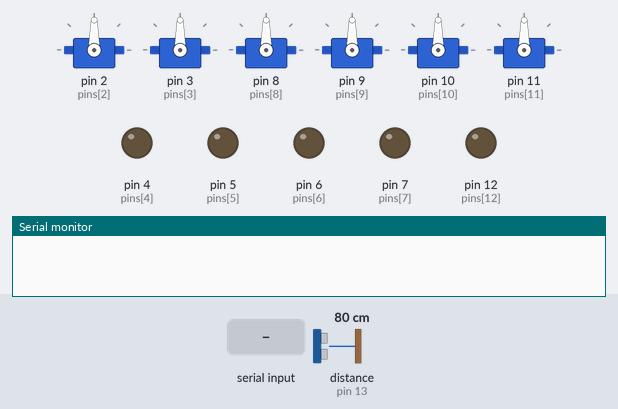
Bench run of a sketch on a simulated Arduino Uno, built with avr-gcc and run on an emulated ATmega328P. Shown: 6 × servo, output pins drawn as LEDs (lit = HIGH), the last lines printed to the serial monitor. The test bench sets the inputs (shaded band); at power-on: distance to the obstacle (sensor on pin 13) 80 cm. The echo pulse lasts 58.3 µs per cm.

Above: at 1.2 s.
1.3 s: byte 65 (65) received over Serial
At 3.8 s:
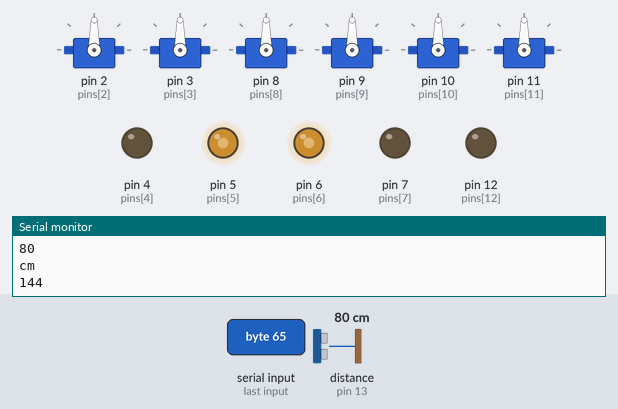
4.3 s: distance to the obstacle (sensor on pin 13) set to 2 cm
At 5.32 s:
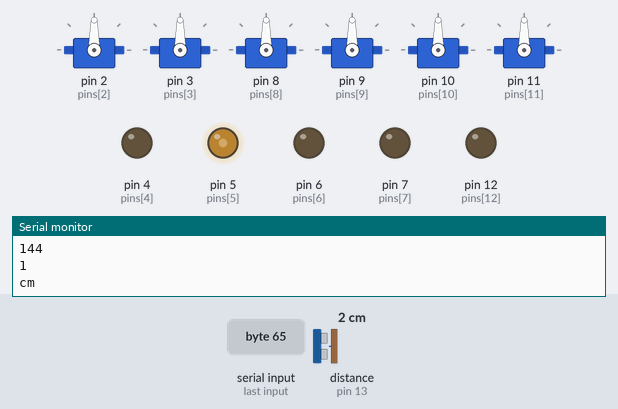
7.3 s: "M1\n" received over Serial
At 10.11 s:
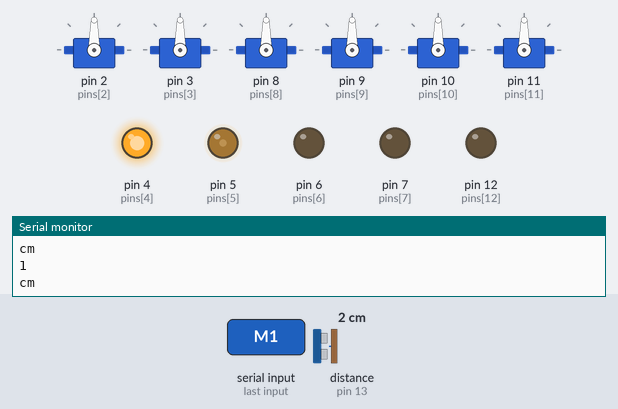
10.3 s: byte 10 (10) received over Serial
At 11.4 s:
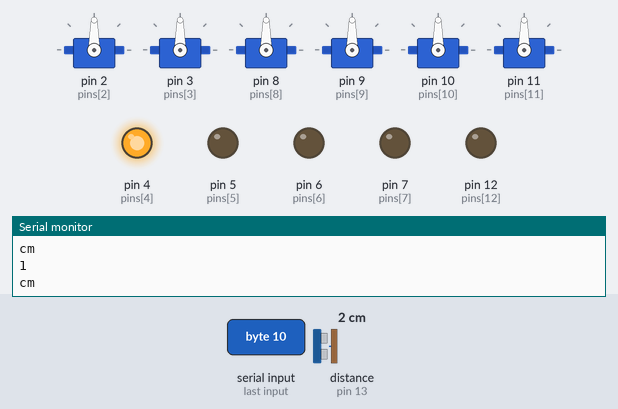
11.8 s: byte 97 (97) received over Serial
At 12.8 s:
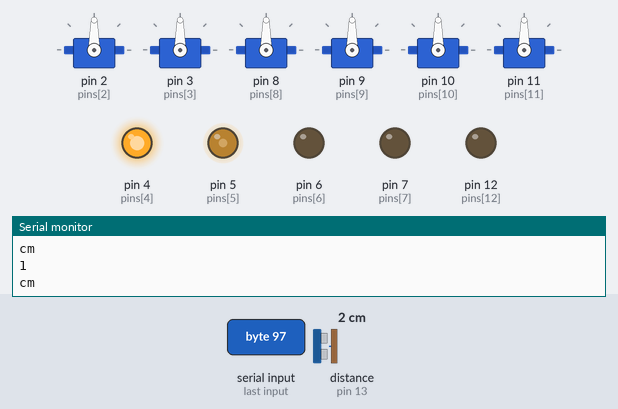
Timing chart, 0 to 15.8 s (numbered marks = the images above; inputs shaded):
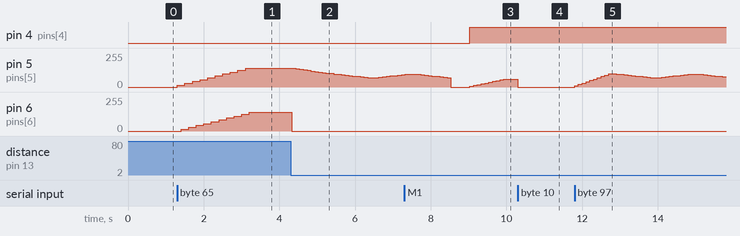

The sketch:

AbotP1.ino
```cpp
#include <Servo.h>
//#include <Utils.h>
//Utils utils;

// Auteurs du Programme : Groupe robotique avancee-CREPP
//- Tous droits réservés //  2017/2018

//  This program is free software: you can redistribute it and/or modify
//  it under the terms of the GNU General Public License as published by
//  the Free Software Foundation, either version 3 of the License,
//  or any later version.
//  This program is distributed in the hope that it will be useful,
//  but WITHOUT ANY WARRANTY; without even the implied warranty of
//  MERCHANTABILITY or FITNESS FOR A PARTICULAR PURPOSE.  See the
//  GNU General Public License for more details.
//  You should have received a copy of the GNU General Public License
//  along with this program.  If not, see <http://www.gnu.org/licenses/>.


//Ce programme est developpe pour le controle du Raspibot
//construit dans le cadre du groupe robotique avancee du CREPP

//Nous avons pris le parti de le concevoir sous forme de modules
//Ceci permet à chaque membre de construire son propre module
//Ces modules seront facilement integrables et interchangeables
//Dans le cadre de ce projet et eventuellement pour d'autres utilisations.

//En ce qui concerne le raspibot,cette conception impose un certain nombre
//de conventions partagees par les participants au projet
//pour faciliter l'interoperabilite
//voici ces conventions à respecter pour la creation de module :

//CONVENTION MOTEURS:
//Pour le reperage des moteurs gauche (1) et droit (2),on se place
//"en position de conducteur",l'arriere du robot etant au plus proche de soi.

//CONVENTION DE ROTATION :
//Pour les MOTEURS : "0" represente la marche avant, "1" la marche arriere
//dans les commandes du code

//Pour les SERVOMOTEURS :arbre devant soi,en haut du servomoteur :
//valeur minimale (millisecondes ou degres) : rotation en bout de course vers la gauche.
//valeur maximale (millisecondes ou degres) : rotation en bout de course vers la droite


//CONVENTION DE BROCHAGE ARDUINO:
//Broche  Fonction
//  0     Reserve televersement/communication
//  1     Reserve televersement/communication
//  2     Servomoteur haut/bas camera
//  3     Servomoteur rotation camera
//  4     Moteur "M1" (sens moteur)
//  5     Moteur "E1" (PWM)
//  6     Moteur "E2" (PWM)
//  7     Moteur "M2" (sens moteur)
//  8     Bras servo base(rotation)
//  9     Bras servo Avant/Arriere
//  10    Bras servo Elevation
//  11    Bras servo pince
//  12    ultrason emetteur (trigger)
//  13    Ultrason reception (echo)
//  A0
//  A1
//  A2
//  A3
//  A4
//  A5


// les particularites de mise en oeuvre et fonctionnement
//des modules seront à decrire en commentaires
//au debut dudit module.
```

Bconstantes.ino
```cpp
//**CONSTANTES GENERALES**
const int pins[16]={0,1,2,3,4,5,6,7,8,9,10,11,12,13,14,15};
//tableau pins {0,1,camHB,camRot,sensG,vitesseG,vitesseD,sensD,....}
int automatic=0;//mode automatique =1, controle externe =0
int memauto =0;
//**CONSTANTES COMMUNICATION **


int params[10] = {0,0,0,0,60,60,60,60,60,60};//tableau des parametres sous la forme :
//[vitMotG,vitMotD,sensMotG,sensMotD,ht/basCam,rotationCam,RotationBras,Av/ArBras,
//ElevationBras,PinceBras]


//**CONSTANTES MOTEURS**

int sens[2];//tableau sens gauche/sens droit
int vitesse[2];// tableau vitesse gauche/vitesse droite

//**CONSTANTES SERVOS**

Servo *objet[6];//declaration tableau de pointeurs pour 6 objets servo
int Memservos[6]={60,60,60,60,60,60}; //Tableau pour memorisation des angles des servos
int toVitesse=50;//vitesse de positionnement des servos
const int MinServo[6] = {550,550,550,550,550,550};//tableau des largeurs d'impulsion min des servos
const int MaxServo[6] = {2250,2250,2250,2250,2250,2250};//Tabl. largeurs d'impulsion max des servos
const int pinsServo[6] = {2,3,8,9,10,11};

//CONSTANTES DETECTION
long distance=0;//distance à un obstacle en cm


// Declaration constantes diverses
```

Csetup.ino
```cpp
void setup()   {


//**INITIALISATION COMMUNICATION**
Serial.begin(115200); // initialise la connexion série a 115200 bauds


//**INITIALISATION BROCHES**
//Mise en sortie des broches
for (int v=2;v<13;v++){
  pinMode(pins[v],OUTPUT);
}
pinMode(13,INPUT);

//**INITIALISATION SERVOS**

   for (int i=0;i<6;i++){
      objet[i] = new Servo();//creation des 6 objets servo
   }//fin for

  for (int i=0;i<6;i++){
      objet[i]->attach(pinsServo[i], MinServo[i], MaxServo[i]); // attache les servomoteurs à leur broche
   // et initialisation des positions extremes

servoTo(*objet[i],params[i+4],Memservos[i],toVitesse);
Memservos[i]=params[i+4];
}
//**INITIALISATION BRAS**


}
```

Dloop.ino
```cpp
void loop(){


  if (automatic==0){
ComSerie();

Moteurs();

Servos();
  }
  if (automatic==1){
ComSerie();
ultrason();

  }//fin if automatic
} // fin de la fonction loop()
```

Ecommunication.ino
```cpp
//MODULE COMMUNICATION PORT SERIE
// ce module permet de transmettre une rafale de parametres à Arduino sous forme d'un tableau
//Actuellement,10 parametres peuvent etre transmis.Si on ne tape que 4 parametres,ils correspondront
//aux parametres moteurs

//valeurs des parametres transmis:

//param 0:vitesse PWM moteur gauche (min :0 max:255 )
//param 1:vitesse PWM moteur droit  (min :0 max:255 )
//param 2:sens moteur gauche.        0 en avant 1 en arriere
//param 3:sens moteur droit .        0 en avant 1 en arriere
//param 4:rotation camera.           angle min 0 ;angle max: 120?
//param 5:Elevation camera           angle min 0 ; angle max:120?
//param 6:Rotation bras              angle min 0 ; angle max:120?
//param 7:Elevation Bras             angle min 0 ; angle max:120?
//param 8:Avant/arriere Bras         angle min 0 ; angle max:120?
//param 9:Pince Bras                 angle min 0 ; angle max:120?

void ComSerie() {
        static int c =0;//compteur de parametres recus
        int caractere;// caractere unitaire recu sur le port serie
        int stock=1;//detection des virgules(2 a suivre ou pas)
        int nombreReception = NULL;//nombre (parametre) en reception

  while ((Serial.available() > 0)) {   //tant qu'on recoit quelque chose...

        caractere = Serial.read();//...on le lit

           if (caractere == 10){// si c'est un saut de ligne(fin de sequence)

               params[c]=nombreReception;// le nombre precedemment stocké est le dernier du tableau
               nombreReception = NULL;// remise a zero des nombres recus
               c = 0;   // remise a zero du compteur de parametres recus
               break;// sortie de la boucle
           } // fin ifpour saut de ligne


          if (caractere == 44){// si c'est une virgule....

             if (stock==0){//si le caractere precedent n'etait pas une virgule
                params[c]= nombreReception;//on affecte la valeur precedente recue au tableau
                nombreReception = NULL;// on remet a zero la variable nombre recu
                stock=1;//on memorise le fait d'avoir recu une virgule
             }//fin if stock
                c++;// on passe a l indice parametre suivant
           }// fin if virgule

          if (caractere == 102){
            ServosFin();
          }

          if ((caractere == 65) or (caractere == 97)){
            memauto = automatic;
            automatic =1;

          }

          if ((caractere == 77) or (caractere == 109)){
            if (memauto != automatic)
            params[0]=0;
            params[1]=0,
            Moteurs();
            automatic =0;
            memauto=0;
          }

          if ((caractere>47) & (caractere<58)){// si on recoit un chiffre...

              stock=0;//on memorise que l'on ne recoit pas une virgule
              caractere = caractere-48;//on transforme le chiffre ASCII en decimal
              nombreReception = (nombreReception*10)+caractere;// formule de reconstitution du nombre transmis

              delay(1);//laisse le temps au caractere suivant d'arriver
          }// fin if caractere


    }// fin while
  }//fin void comSerie
```

Fmoteurs.ino
```cpp
//****MODULE MOTEURS **** //
//Il met en oeuvre les parametres recus par voie serie
//et stocke dans les quatre premieres valeurs du tableau "params"
//(details dans communication)

//ATTENTION :Pour le passage de parametres en manuel par le port serie,le module
//n'integre pas de gestion des erreurs de frappe.Le but final etant de passer les
// parametres de facon automatique ,notamment par le biais d'une interface python.

void Moteurs() { // Application des parametres moteurs

     static int pinSens[2]={4,7};//broches pour ecriture digitalWrite
     static int diff[2];//tableau incrementation progressive des vitesses pour chaque moteur

          if ((sens[0]!=params[2]) or (sens[1]!=params[3]) or (vitesse[0]!=params[0]) or (vitesse[1]!=params[1])) {
      // si une valeur moteur change (ou plusieurs)...

          for(int k=0;k<2;k++) {// pour les deux moteurs (a supprimer si un seul moteur.
                                // sinon k<nombre de moteurs
             if(sens[k]!=params[k+2]){//Si changement de sens

                analogWrite(pins[k+5],0);//vitesse[k]);//on applique la vitesse nulle
                // a adapter selon la broche vitesse choisie
                sens[k]=params[k+2];//on memorise le nouveau sens
                digitalWrite(pinSens[k],sens[k]);// on applique le nouveau sens
             }//fin if

              if(params[k]==0){//en cas de vitesse passee nulle

                 analogWrite(pins[k+5],0);//on met la vitesse a 0 sans ralentissement progressif
                 // a adapter  :k + No de broche le plus faible si les broches moteur se suivent.
                 //Si les broches ne se suivent pas,creer un tableau avec leurs numeros
                 // pour pouvoir les appeler.(cf pinSens)
                 vitesse[k]=params[k];
               }//fin if 0

                diff[k] =(params[k] - vitesse[k])/10;// on cree 10 pas /pour chaque moteur

           }//fin for k


           for (int i =0;i<10;i++) { //on applique 10 fois ce pas pour chaque moteur)
                for(int m=0;m<2;m++){// alterne l'acceleration sur chaque moteur
                      if(diff[m]!=0){//pour un pas non nul
                      vitesse[m]=vitesse[m] + diff[m];//a chaque boucle on incremente la vitesse du pas
                      //alternativement sur chaque moteur
                      if (vitesse[m]>255){vitesse[m]=255;}//verifie qu'on reste<255
                      if (vitesse[m]<0){vitesse[m]=0;}// verifie qu'on reste>0
                      analogWrite(pins[m+5],vitesse[m]);//application de la vitesse
                      delay(100);//pour progressivite de l'acceleration

                      if(i==9){//en fin de boucle
                         vitesse[m]=params[m];//on memorise la nouvelle vitesse
                      }//fin if memo vitesse

                      }//fin if diff
                    }// fin for m
                 }//fin for i
          }// fin if "s'il y a un changement d'etat moteur
}// fin void moteurs
```

Gservos.ino
```cpp
void Servos()
{

  for (int i=0;i<6;i++){
     if ((params[i+4]!= NULL)&& (params[i+4]!=Memservos[i])) { //si une valeur est passee et differente de la valeur actuelle
        servoTo(*objet[i], Memservos[i], params[i+4], toVitesse); //on execute la nouvelle position
        Memservos[i] = params[i+4];//on memorise la nouvelle position
      }//fin if
  }// fin for
}// fin void Servos


void ServosFin(){
  for (int i=0;i<6;i++){
      servoTo(*objet[i], Memservos[i], 60, toVitesse);
//
  }//fin for
}//fin void ServosFin


//... Fonction de positionnement progressif du servomoteur pas à pas fixe de n degrés...

 void servoTo(Servo toServo, int fromAngle, int toAngle, int toVitesse)  {

    int delta=toAngle-fromAngle;  // variation d'angle
    int deltaA=abs(delta);//valeur absolue de la variation
    int pas = delta/deltaA;//creation d'un pas de + ou - 1

    for (int i=0; i< deltaA;i++) {  // défile n positions pour atteindre l'angle final
         fromAngle=fromAngle+pas;  // ajoute 1 cran
         toServo.write(fromAngle); // crée une impulsion
         delay(toVitesse);//entre chaque positionnement
    } // fin de for

} // fin de la fonction servoTo
```

Hultrason.ino
```cpp
/*CAPTEUR DE DISTANCE ULTRASONIQUE

//***-Principe de fonctionnement-***

on emet une onde ultrasonique.Sur la broche de retour,
on detecte un etat haut dont la duree en microsecondes est
proportionnelle a la distance parcourue
cette distance represente un aller retour de l'onde.
on doit donc diviser par 2 pour avoir le temps jusqu'a l'obstacle.
La vitesse de propagation du son varie avec la temperature
A 20 degres au niveau de la mer elle est de 343,6 m/s
(10 deg:337,5; 15 deg:340,5 ;25 deg :346,3)
En 1 microseconde,la distance parcourue est de 0,03436 cm
Pour 1 cm :1/0.03436 = 29,1 microseconde
C'est le ratio que l'on utilisera dans le programme
pour determiner la distance a l'obstacle

les float etant traites plus lentement,on fera les calculs
avec des entiers:
au lieu de calculer duree/2/29,1
on fera duree*5/291 qui represente le meme calcul
*/
void ultrason(){
 static int moteurs;//valeur moteurs en fonction de la distance
     ComSerie();
     mesure();


    if ((distance>150)&& (distance <400)) {
      params[0]=255;
      params[1]=255;
      Moteurs();
    }

    if ((distance<150)&& (distance >30)) {
      moteurs = map(distance,30,150,65,255);
      Serial.println(moteurs);
      params[0]= moteurs;
      params[1] = moteurs;
      Moteurs();
    }
    if (distance<30) {

      while (distance<50){
      ComSerie();
      if (automatic==0){
       break;
      }
      chercheIssue();

      params[2]=1-params[2];
      params[0]=100;
      Moteurs;
      delay(500);
      params[0]=65;
      Moteurs();

      chercheIssue();
    }
    }
if (distance >= 400 || distance <= 0){
Serial.println("Hors plage");
}
else{

//Serial.println (distance);

}
delay(200);//delai entre deux mesures

}//fin void ultrason


void chercheIssue(){
  for(int i=0;i<5;i++){
    ComSerie();
    if(automatic==0){
      break;
    }
      params[0]=100;
      params[1]=0;
      Moteurs();
      delay(100);
      params[0]=65;
      Moteurs();
      mesure();

  }//fin for
}//fin chercheIssue

void mesure(){

long duree=0;
int rapport =291;//ratio duree-distance

// Envoi de l'onde
digitalWrite(pins[12], LOW);//broche emettrice a l'etat bas
delayMicroseconds(2);// delai
digitalWrite(pins[12], HIGH);//broche emettrice a l'etat haut
delayMicroseconds(10);//duree de l'impulsion
digitalWrite(pins[12], LOW);//remise a l'etat bas

duree = pulseIn(pins[13], HIGH);//reception echo
//distance = (duree*5)/rapport;
distance = (duree*5)/rapport;//calcul de la distance a l'obstacle
Serial.println(distance);
Serial.println("cm");
}//fin void mesure
```

Measured:
- after the input at 1.3 s, pin 5 (pins[5]): moves from 0/255 to 140/255 over 1.8 s, starting at once; pin 6 (pins[6]): moves from 0/255 to 140/255 over 1.8 s, starting after 0.11 s
- after the input at 4.3 s, pin 5 (pins[5]): 140/255 → 136/255 after 0.13 s, → 132/255 0.10 s later, → 128/255 0.10 s later, → 124/255 0.10 s later, … (28 changes in this stretch); pin 6 (pins[6]): 140/255 → 0/255 at once
- after the input at 7.3 s, pin 4 (pins[4]): LOW → HIGH after 1.7 s
- after the input at 10.3 s, pin 5 (pins[5]): 60/255 → 0/255 at once
